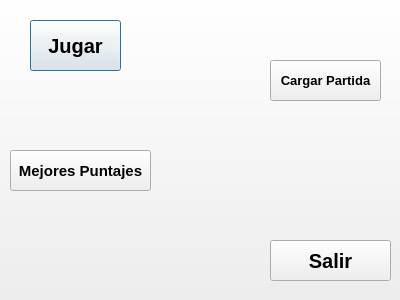
<?xml version="1.0" encoding="UTF-8"?>
<ui version="4.0">
 <class>principal</class>
 <widget class="QDialog" name="principal">
  <property name="geometry">
   <rect>
    <x>0</x>
    <y>0</y>
    <width>400</width>
    <height>300</height>
   </rect>
  </property>
  <property name="windowTitle">
   <string>sudoku</string>
  </property>
  <widget class="QPushButton" name="pushButton">
   <property name="geometry">
    <rect>
     <x>30</x>
     <y>20</y>
     <width>91</width>
     <height>51</height>
    </rect>
   </property>
   <property name="font">
    <font>
     <pointsize>15</pointsize>
     <weight>75</weight>
     <italic>false</italic>
     <bold>true</bold>
     <underline>false</underline>
     <strikeout>false</strikeout>
    </font>
   </property>
   <property name="text">
    <string>Jugar</string>
   </property>
  </widget>
  <widget class="QPushButton" name="pushButton_2">
   <property name="geometry">
    <rect>
     <x>270</x>
     <y>60</y>
     <width>111</width>
     <height>41</height>
    </rect>
   </property>
   <property name="font">
    <font>
     <pointsize>10</pointsize>
     <weight>75</weight>
     <bold>true</bold>
    </font>
   </property>
   <property name="text">
    <string>Cargar Partida</string>
   </property>
  </widget>
  <widget class="QPushButton" name="pushButton_3">
   <property name="geometry">
    <rect>
     <x>270</x>
     <y>240</y>
     <width>121</width>
     <height>41</height>
    </rect>
   </property>
   <property name="font">
    <font>
     <pointsize>15</pointsize>
     <weight>75</weight>
     <bold>true</bold>
    </font>
   </property>
   <property name="text">
    <string>Salir</string>
   </property>
  </widget>
  <widget class="QPushButton" name="pushButton_4">
   <property name="geometry">
    <rect>
     <x>10</x>
     <y>150</y>
     <width>141</width>
     <height>41</height>
    </rect>
   </property>
   <property name="font">
    <font>
     <pointsize>11</pointsize>
     <weight>75</weight>
     <bold>true</bold>
    </font>
   </property>
   <property name="text">
    <string>Mejores Puntajes</string>
   </property>
  </widget>
  <widget class="QPushButton" name="imagen">
   <property name="geometry">
    <rect>
     <x>-6</x>
     <y>-8</y>
     <width>411</width>
     <height>311</height>
    </rect>
   </property>
   <property name="text">
    <string/>
   </property>
   <property name="icon">
    <iconset resource="images.qrc">
     <normaloff>:/images/ININ.png</normaloff>:/images/ININ.png</iconset>
   </property>
   <property name="iconSize">
    <size>
     <width>400</width>
     <height>300</height>
    </size>
   </property>
  </widget>
  <zorder>imagen</zorder>
  <zorder>pushButton</zorder>
  <zorder>pushButton_2</zorder>
  <zorder>pushButton_3</zorder>
  <zorder>pushButton_4</zorder>
 </widget>
 <resources>
  <include location="images.qrc"/>
 </resources>
 <connections/>
</ui>
